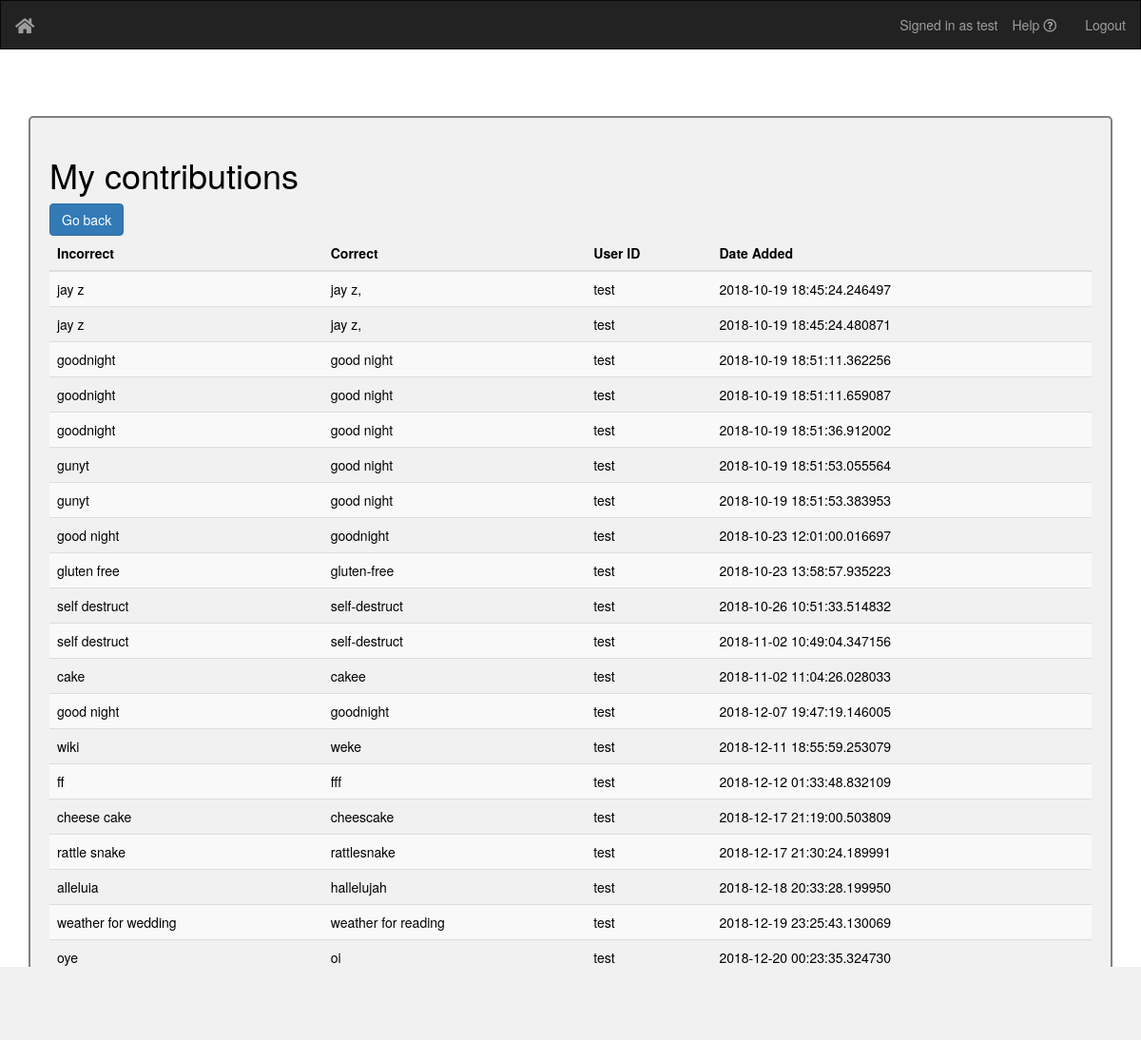
/verifier/contributions (signed in), run on the app's committed database.
### app.py (models this page shows)
class User(UserMixin, db.Model):
    id = db.Column(db.Integer, primary_key=True)
    name = db.Column(db.String(50), unique=True)
    userid = db.Column(db.String(15), unique=True)
    password = db.Column(db.String(80))
    type = db.Column(db.String(80))

class AllData(db.Model):
    id = db.Column(db.Integer, primary_key=True)
    incorrect = db.Column(db.String(100))
    correct = db.Column(db.String(100))
    userid = db.Column(db.String(100))
    comments = db.Column(db.String(100))
    date_added = db.Column(db.DateTime, default=datetime.datetime.now)

### app.py (the view)
@app.route('/verifier/contributions')
@login_required
def contributions():
    rows = db.engine.execute("SELECT incorrect, correct, userid, date_added from all_data where userid = :param", {"param": current_user.userid})
    return render_template("contributions.html", rows=rows)

### app.py (called while the page is built)
@login_manager.user_loader
def load_user(user_id):
    return User.query.get(int(user_id))

### templates/contributions.html (shortened to what this page needs)
<!DOCTYPE html>
<html>
  <head>
    <link href="https://cdnjs.cloudflare.com/ajax/libs/twitter-bootstrap/3.3.7/css/bootstrap.min.css" rel="stylesheet">
    <link rel="stylesheet" type="text/css" href="https://cdn.datatables.net/v/bs/dt-1.10.18/datatables.min.css"/>
    <link rel="stylesheet" href="https://use.fontawesome.com/releases/v5.3.1/css/all.css">
    <link rel="stylesheet" href="../static/css/verifier_view.css">
  </head>
  <body>
    <nav class="navbar navbar-inverse">
      <div class="container-fluid">
        <div class="navbar-header">
          <a class="navbar-brand" href="{{ url_for('index') }}">
            <i class="fas fa-home"></i>
          </a>
        </div>
        <ul class="nav navbar-nav navbar-right">
          <li>
            <a href="#" title="Please contact @sebyj, @sssndh in case of any issues.">
              Help <i class="far fa-question-circle"></i>
            </a>
          </li>
          <li><a href="{{ url_for('logout') }}">Logout</a></li>
        </ul>
        <p class="navbar-text navbar-right" title="Logged in as a verifier">Signed in as {{current_user.userid}}</p>
      </div>
    </nav>
    <div class="container">
      <div class="tableView">
        <h1>My contributions</h1>
        <a href="{{ url_for('manager') }}"><button type="button" name="button" class="btn btn-primary go_back">Go back</button></a>
        <table class="table table-hover table-striped" id="data_table">
          <thead>
            <tr>
              <th>Incorrect</th>
              <th>Correct</th>
              <th>User ID</th>
              <th>Date Added</th>
            </tr>
          </thead>
          <tbody>
            {% for row in rows %}
              <tr>
                <td>{{row[0]}}</td>
                <td>{{row[1]}}</td>
                <td>{{row[2]}}</td>
                <td>{{row[3]}}</td>
              </tr>
            {% endfor %}
          </tbody>
        </table>
      </div>
    </div>
  </body>
</html>

### static/css/verifier_view.css (style rules this page uses)
.tableView { border: 2px solid grey; border-radius: 5px; padding: 20px; margin-bottom: 30px; background-color: rgba(240,240,240,0.9); margin-top: 50px; color: black; }
.navbar { border-radius: 0; }
body { background: url("../img/liana-mikah-343240-unsplash.jpg") no-repeat fixed center; background-size: cover; }

### data on the page
User: userid "test"
AllData: incorrect "jay z", correct "jay z,", userid "test", date_added "2018-10-19 18:45:24.246497"
AllData: incorrect "jay z", correct "jay z,", userid "test", date_added "2018-10-19 18:45:24.480871"
AllData: incorrect "goodnight", correct "good night", userid "test", date_added "2018-10-19 18:51:11.362256"
AllData: incorrect "goodnight", correct "good night", userid "test", date_added "2018-10-19 18:51:11.659087"
AllData: incorrect "goodnight", correct "good night", userid "test", date_added "2018-10-19 18:51:36.912002"
AllData: incorrect "gunyt", correct "good night", userid "test", date_added "2018-10-19 18:51:53.055564"
AllData: incorrect "gunyt", correct "good night", userid "test", date_added "2018-10-19 18:51:53.383953"
AllData: incorrect "good night", correct "goodnight", userid "test", date_added "2018-10-23 12:01:00.016697"
AllData: incorrect "gluten free", correct "gluten-free", userid "test", date_added "2018-10-23 13:58:57.935223"
AllData: incorrect "self destruct", correct "self-destruct", userid "test", date_added "2018-10-26 10:51:33.514832"
AllData: incorrect "self destruct", correct "self-destruct", userid "test", date_added "2018-11-02 10:49:04.347156"
AllData: incorrect "cake", correct "cakee", userid "test", date_added "2018-11-02 11:04:26.028033"
AllData: incorrect "good night", correct "goodnight", userid "test", date_added "2018-12-07 19:47:19.146005"
AllData: incorrect "wiki", correct "weke", userid "test", date_added "2018-12-11 18:55:59.253079"
AllData: incorrect "ff", correct "fff", userid "test", date_added "2018-12-12 01:33:48.832109"
AllData: incorrect "cheese cake", correct "cheescake", userid "test", date_added "2018-12-17 21:19:00.503809"
AllData: incorrect "rattle snake", correct "rattlesnake", userid "test", date_added "2018-12-17 21:30:24.189991"
AllData: incorrect "alleluia", correct "hallelujah", userid "test", date_added "2018-12-18 20:33:28.199950"
AllData: incorrect "weather for wedding", correct "weather for reading", userid "test", date_added "2018-12-19 23:25:43.130069"
AllData: incorrect "oye", correct "oi", userid "test", date_added "2018-12-20 00:23:35.324730"
